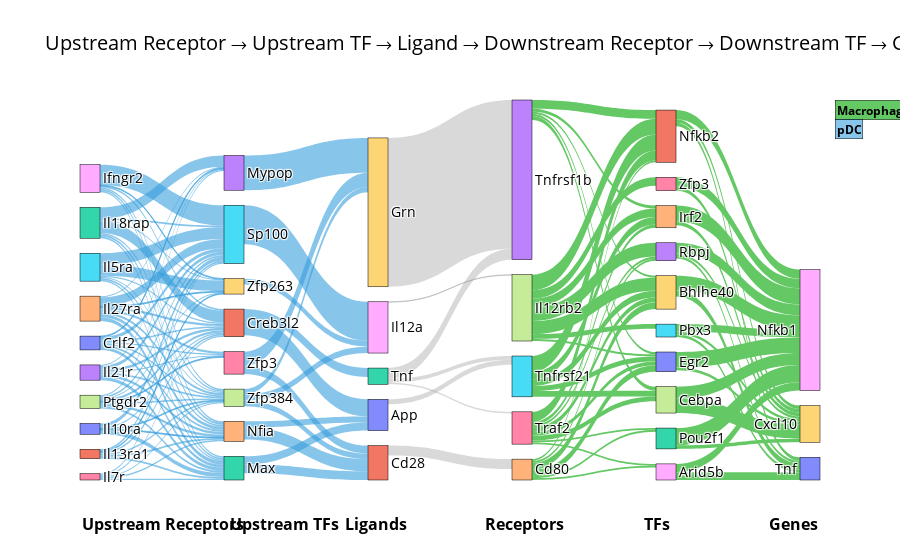

Notebook source saved alongside this figure:
### Markdown cell above
### 3. Full Intercellular Cascade (6 Layers)

Shows the complete regulatory cascade including:
1. **Before-Receptors**: Receptors in ligand-producing cells
2. **Before-TFs**: TFs that regulate ligand production
3. **Ligands**: Signaling molecules from other cell types
4. **Receptors**: Receptors in the focal cell type
5. **TFs**: Transcription factors in the focal cell type
6. **Target genes**: The seed genes of interest

```{warning}
**Fewer cell types than expected?**

The 6-layer cascade requires **full connectivity** across all layers. Only cell types where the chain Receptor→TF→Ligand is connected to your focal cell will appear. If you see fewer cell types than in `plot_ligand_sankey`, this is expected - it means some cell types lack the upstream regulatory paths (receptor→TF→ligand edges) in the prior knowledge network.

To debug, use `verbose=True` to see filtering details.
```

```{tip}
If layers become disconnected (e.g., `before_tf_ligand` has 0 rows), try increasing `before_top_n` or `top_ligand_n` to include more candidate edges.
```

### Code cell
recon.plot.sankey_paths.plot_intercell_sankey(
    multicell_obj=multicell,
    results=results,
    cell_type=focal_celltype,
    seeds=seed_genes,
    ligand_cells=ligand_source_cells,
    top_ligand_n=20,     # Number of top ligands
    top_receptor_n=50,    # Number of top receptors in focal cell
    top_tf_n=20,          # Number of top TFs in focal cell
    before_top_n=10,      # Number of top regulators in ligand-producing cells
    per_celltype=True,
    flow="upstream",
    verbose=True,         # Show filtering details
    save_path=None
)

### Figure 1 — Plotly figure (JSON) as saved in the notebook; plotly's stock layout.template omitted (floating-point values rounded to 4 significant figures; data arrays with more than 128 entries replaced by an {"elided": "..."} marker saying what was removed)
{"data": [{"link": {"color": {"elided": "140 str values"}, "source": {"elided": "140 int values"}, "target": {"elided": "140 int values"}, "value": {"elided": "140 float values"}}, "node": {"label": ["Crlf2", "Creb3l2", "Max", "Mypop", "Nfia", "Sp100", "Zfp3", "Zfp384", "Ifngr2", "Zfp263", "Il10ra", "Il13ra1", "Il18rap", "Il21r", "Il27ra", "Il5ra", "Il7r", "Ptgdr2", "Il12a", "Grn", "App", "Cd28", "Tnf", "Tnfrsf1b", "Cd80", "Tnfrsf21", "Traf2", "Il12rb2", "Arid5b", "Bhlhe40", "Egr2", "Nfkb2", "Pou2f1", "Rbpj", "Irf2", "Pbx3", "Zfp3", "Cebpa", "Nfkb1", "Cxcl10", "Tnf"], "line": {"color": "black", "width": 0.5}, "pad": 15, "thickness": 20}, "orientation": "h", "type": "sankey"}], "layout": {"annotations": [{"align": "left", "bgcolor": "rgba(100,200,100,1)", "bordercolor": "black", "borderwidth": 0.5, "font": {"size": 12}, "showarrow": false, "text": "<b>Macrophage</b>", "x": 1.02, "xanchor": "left", "y": 1}, {"align": "left", "bgcolor": "rgba(55, 158, 221, 0.6)", "bordercolor": "black", "borderwidth": 0.5, "font": {"size": 12}, "showarrow": false, "text": "<b>pDC</b>", "x": 1.02, "xanchor": "left", "y": 0.95}, {"font": {"size": 16}, "showarrow": false, "text": "<b>Upstream Receptors</b>", "x": 0, "y": -0.15}, {"font": {"size": 16}, "showarrow": false, "text": "<b>Upstream TFs</b>", "x": 0.2, "y": -0.15}, {"font": {"size": 16}, "showarrow": false, "text": "<b>Ligands</b>", "x": 0.4, "y": -0.15}, {"font": {"size": 16}, "showarrow": false, "text": "<b>Receptors</b>", "x": 0.6, "y": -0.15}, {"font": {"size": 16}, "showarrow": false, "text": "<b>TFs</b>", "x": 0.8, "y": -0.15}, {"font": {"size": 16}, "showarrow": false, "text": "<b>Genes</b>", "x": 1, "y": -0.15}], "font": {"color": "black", "size": 14}, "title": {"text": "Upstream Receptor → Upstream TF → Ligand → Downstream Receptor → Downstream TF → Gene"}}}
